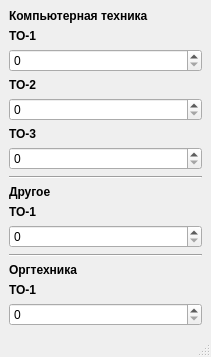
<?xml version="1.0" encoding="UTF-8"?>
<ui version="4.0">
 <class>MainWindow</class>
 <widget class="QMainWindow" name="MainWindow">
  <property name="geometry">
   <rect>
    <x>0</x>
    <y>0</y>
    <width>211</width>
    <height>332</height>
   </rect>
  </property>
  <property name="windowTitle">
   <string>Периоды ТО</string>
  </property>
  <widget class="QWidget" name="centralwidget">
   <layout class="QVBoxLayout" name="verticalLayout">
    <item>
     <widget class="QLabel" name="label">
      <property name="maximumSize">
       <size>
        <width>16777215</width>
        <height>15</height>
       </size>
      </property>
      <property name="font">
       <font>
        <weight>75</weight>
        <bold>true</bold>
       </font>
      </property>
      <property name="text">
       <string>Компьютерная техника</string>
      </property>
     </widget>
    </item>
    <item>
     <widget class="QLabel" name="label_4">
      <property name="maximumSize">
       <size>
        <width>16777215</width>
        <height>15</height>
       </size>
      </property>
      <property name="font">
       <font>
        <weight>75</weight>
        <bold>true</bold>
       </font>
      </property>
      <property name="text">
       <string>ТО-1</string>
      </property>
     </widget>
    </item>
    <item>
     <widget class="QSpinBox" name="spinBox"/>
    </item>
    <item>
     <widget class="QLabel" name="label_5">
      <property name="maximumSize">
       <size>
        <width>16777215</width>
        <height>15</height>
       </size>
      </property>
      <property name="font">
       <font>
        <weight>75</weight>
        <bold>true</bold>
       </font>
      </property>
      <property name="text">
       <string>ТО-2</string>
      </property>
     </widget>
    </item>
    <item>
     <widget class="QSpinBox" name="spinBox_2"/>
    </item>
    <item>
     <widget class="QLabel" name="label_6">
      <property name="maximumSize">
       <size>
        <width>16777215</width>
        <height>15</height>
       </size>
      </property>
      <property name="font">
       <font>
        <weight>75</weight>
        <bold>true</bold>
       </font>
      </property>
      <property name="text">
       <string>ТО-3</string>
      </property>
     </widget>
    </item>
    <item>
     <widget class="QSpinBox" name="spinBox_3"/>
    </item>
    <item>
     <widget class="Line" name="line">
      <property name="orientation">
       <enum>Qt::Horizontal</enum>
      </property>
     </widget>
    </item>
    <item>
     <widget class="QLabel" name="label_3">
      <property name="maximumSize">
       <size>
        <width>16777215</width>
        <height>15</height>
       </size>
      </property>
      <property name="font">
       <font>
        <weight>75</weight>
        <bold>true</bold>
       </font>
      </property>
      <property name="text">
       <string>Другое</string>
      </property>
     </widget>
    </item>
    <item>
     <widget class="QLabel" name="label_7">
      <property name="maximumSize">
       <size>
        <width>16777215</width>
        <height>15</height>
       </size>
      </property>
      <property name="font">
       <font>
        <weight>75</weight>
        <bold>true</bold>
       </font>
      </property>
      <property name="text">
       <string>ТО-1</string>
      </property>
     </widget>
    </item>
    <item>
     <widget class="QSpinBox" name="spinBox_4"/>
    </item>
    <item>
     <widget class="Line" name="line_2">
      <property name="orientation">
       <enum>Qt::Horizontal</enum>
      </property>
     </widget>
    </item>
    <item>
     <widget class="QLabel" name="label_2">
      <property name="maximumSize">
       <size>
        <width>16777215</width>
        <height>15</height>
       </size>
      </property>
      <property name="font">
       <font>
        <weight>75</weight>
        <bold>true</bold>
       </font>
      </property>
      <property name="text">
       <string>Оргтехника</string>
      </property>
     </widget>
    </item>
    <item>
     <widget class="QLabel" name="label_8">
      <property name="maximumSize">
       <size>
        <width>16777215</width>
        <height>15</height>
       </size>
      </property>
      <property name="font">
       <font>
        <weight>75</weight>
        <bold>true</bold>
       </font>
      </property>
      <property name="text">
       <string>ТО-1</string>
      </property>
     </widget>
    </item>
    <item>
     <widget class="QSpinBox" name="spinBox_5"/>
    </item>
   </layout>
  </widget>
  <widget class="QStatusBar" name="statusbar"/>
 </widget>
 <resources/>
 <connections/>
</ui>
